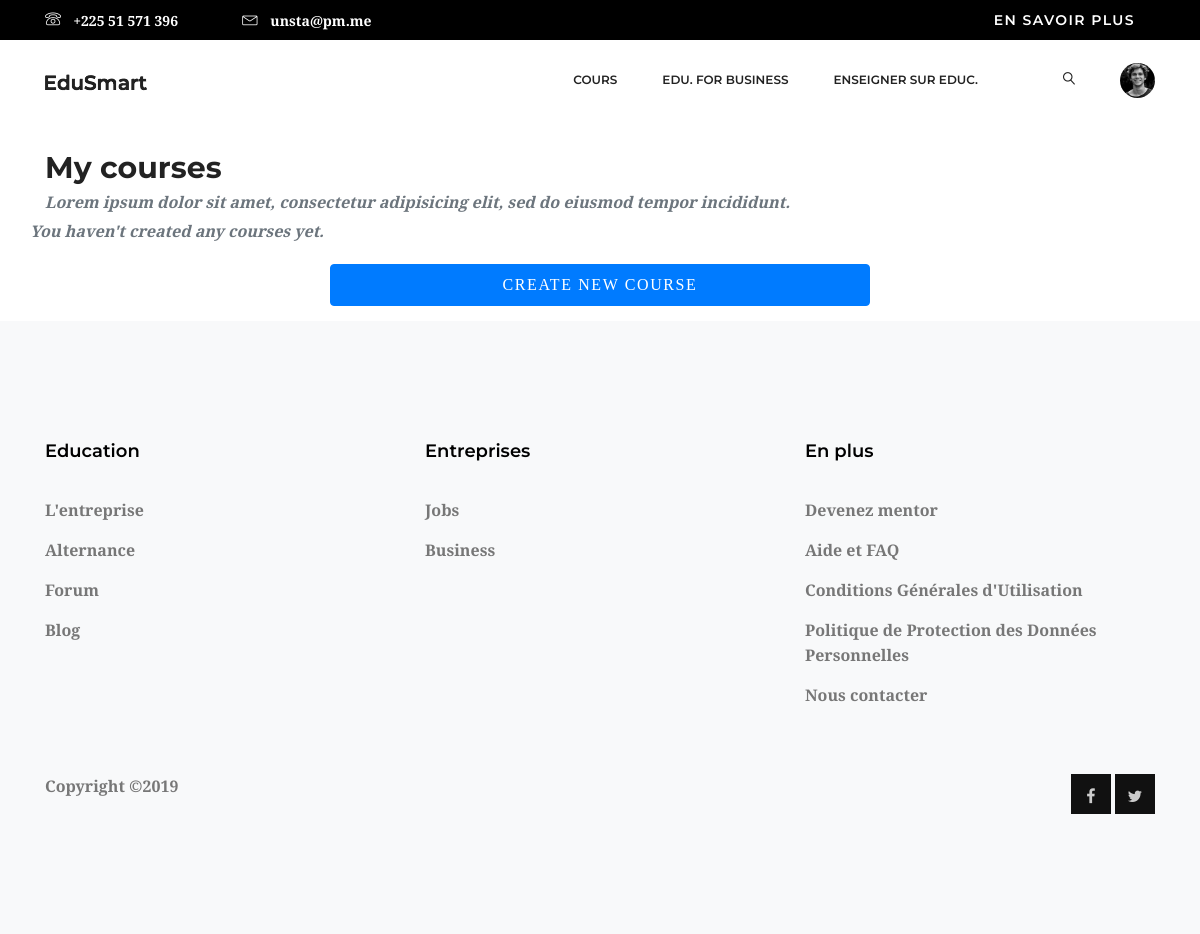
The app's page /cours/ (signed in), older data.
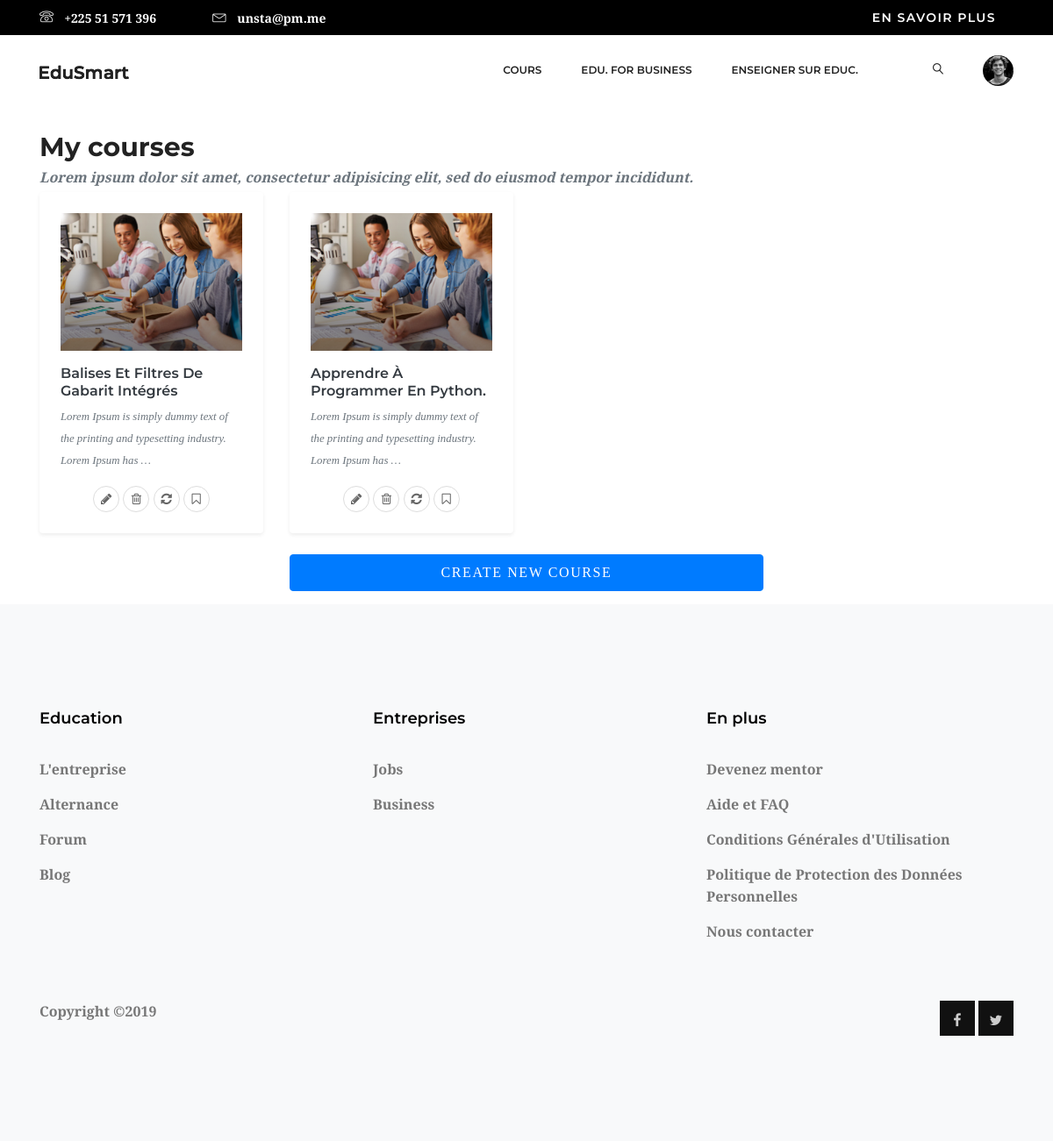
The same page, newer data.
### cours/models.py (models this page shows, shortened)
class Cours(models.Model):
    instructeur = models.ForeignKey(User, on_delete=models.CASCADE)
    etudiants = models.ManyToManyField(User, related_name='rejoindre_cours', blank=True)
    matiere = models.ForeignKey(Matieres, related_name='cours', on_delete=models.CASCADE)
    title = models.CharField('Titre du Cours', max_length=200)
    slug = models.SlugField('URL', max_length=200, unique=True)
    resume = models.TextField()
    date_de_creation = models.DateField('Date de création du Cours', auto_now_add=True)
    class Meta:
        ordering = ['-date_de_creation']
    def get_absolute_url(self):
        return reverse('cours:cours_detail', args=[self.slug])
    def get_edit_url(self):
        return reverse('cours:cours_edit', args=[self.id])
    def get_delete_url(self):
        return reverse('cours:cours_delete', args=[self.id])
    def get_update_url(self):
        return reverse('cours:cours_module_update', args=[self.id])

### cours/views.py (the view)
# urls.py: path('', views.GestionCoursListView.as_view(), name='gestion_liste_cours'),
class GestionCoursListView(InstructeurCoursMixin, ListView):
    template_name = 'cours/gestion/cours/liste_cours.html'

### cours/views.py (called while the page is built)
    def get_queryset(self):
        queryset = super(InstructeurMixin, self).get_queryset()
        return queryset.filter(instructeur=self.request.user)

### cours/templates/cours/gestion/cours/liste_cours.html (shortened to what this page needs)
{% extends "base.html" %}
{% block content %}
    <div class="popular_courses">
        <div class="container">
            <h2 class="font-weight-bold mb-1">My courses</h2>
            <p class="font-italic text-muted mb-1">Lorem ipsum dolor sit amet, consectetur adipisicing elit, sed do eiusmod tempor incididunt.</p>
            <div class="row pb-3">
                {% for cours in object_list %}
                    <div class="col-lg-3 col-md-6 mb-3 mb-lg-2">
                        <div class="card rounded shadow-sm border-0">
                            <div class="card-body p-4">
                                <img class="img-fluid d-block mx-auto mb-3" src="{{ STATIC_PREFIX }}img/trainer1.jpg" alt="{{ c.title }}">
                                <h5><a href="{{ cours.get_absolute_url }}" class="text-dark">
                                    {{ cours.title|title|safe }}
                                </a></h5>
                                <p class="small text-muted font-italic">
                                    {{ cours.resume|safe|truncatewords:15 }}
                                </p>
                                <ul class="text-center manage mb-0 list-inline mt-3">
                                    <li class="list-inline-item m-0">
                                        <a href="{{ cours.get_edit_url }}" title="Editer le contenu" class="manage-link">
                                            <i class="fa fa-pencil"></i>
                                        </a>
                                    </li>
                                    <li class="list-inline-item m-0">
                                        <a href="{{ cours.get_delete_url }}" title="Supprimer ce cours" class="manage-link">
                                            <i class="fa fa-trash-o"></i>
                                        </a>
                                    </li>
                                    <li class="list-inline-item m-0">
                                        <a href="{{ cours.get_update_url }}" title="Mettre à jour les modules" class="manage-link">
                                            <i class="fa fa-refresh"></i>
                                        </a>
                                    </li>
                                    {% if cours.modules.count > 0 %}
                                        <li class="list-inline-item m-0">
                                            <a href="{% url "cours:module_content_liste" cours.modules.first.id %}" title="Gestion de contenu" class="manage-link">
                                                <i class="fa fa-bookmark-o"></i>
                                            </a>
                                        </li>
                                    {% endif %}
                                </ul>
                            </div>
                        </div>
                    </div>
                {% empty %}
                    <p class="font-italic text-muted mb-1">You haven't created any courses yet.</p>
                {% endfor %}
            </div>
            <div class="row d-flex justify-content-center">
                <div class="col-lg-6">
                    <a href="create/" class="btn btn-primary shadow-none rounded-pill py-2 btn-block text-uppercase">Create new course</a>
                </div>
            </div>
        </div>
    </div>
{% endblock %}

Row changes from the older to the newer data that the page shows:
added Cours: title "Balises Et Filtres De Gabarit Intégrés", resume "Lorem Ipsum is simply dummy text of the printing and typesetting industry. Lorem Ipsum has …"
added Cours: title "Apprendre À Programmer En Python.", resume "Lorem Ipsum is simply dummy text of the printing and typesetting industry. Lorem Ipsum has …"
Text that changed along with them:
text no longer shown: "You haven't created any courses yet."
